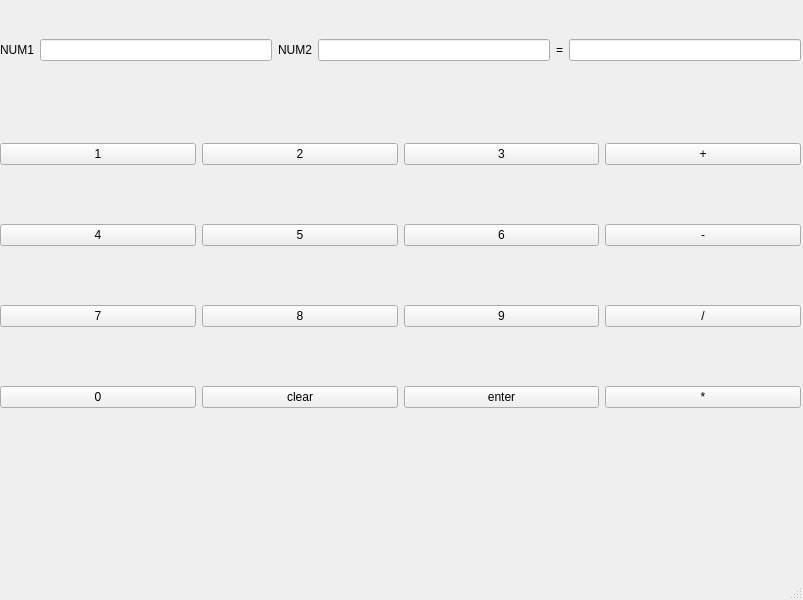
<?xml version="1.0" encoding="UTF-8"?>
<ui version="4.0">
 <class>MainWindow</class>
 <widget class="QMainWindow" name="MainWindow">
  <property name="geometry">
   <rect>
    <x>0</x>
    <y>0</y>
    <width>803</width>
    <height>600</height>
   </rect>
  </property>
  <property name="windowTitle">
   <string>MainWindow</string>
  </property>
  <widget class="QWidget" name="centralwidget">
   <widget class="QWidget" name="gridLayoutWidget">
    <property name="geometry">
     <rect>
      <x>0</x>
      <y>90</y>
      <width>801</width>
      <height>371</height>
     </rect>
    </property>
    <layout class="QGridLayout" name="gridLayout">
     <item row="2" column="2">
      <widget class="QPushButton" name="n5">
       <property name="text">
        <string>5</string>
       </property>
      </widget>
     </item>
     <item row="2" column="1">
      <widget class="QPushButton" name="n4">
       <property name="text">
        <string>4</string>
       </property>
      </widget>
     </item>
     <item row="0" column="1">
      <widget class="QPushButton" name="n1">
       <property name="text">
        <string>1</string>
       </property>
      </widget>
     </item>
     <item row="2" column="3">
      <widget class="QPushButton" name="n6">
       <property name="text">
        <string>6</string>
       </property>
      </widget>
     </item>
     <item row="3" column="3">
      <widget class="QPushButton" name="n9">
       <property name="text">
        <string>9</string>
       </property>
      </widget>
     </item>
     <item row="3" column="2">
      <widget class="QPushButton" name="n8">
       <property name="text">
        <string>8</string>
       </property>
      </widget>
     </item>
     <item row="0" column="4">
      <widget class="QPushButton" name="nappiplus">
       <property name="text">
        <string>+</string>
       </property>
      </widget>
     </item>
     <item row="0" column="2">
      <widget class="QPushButton" name="n2">
       <property name="text">
        <string>2</string>
       </property>
      </widget>
     </item>
     <item row="0" column="3">
      <widget class="QPushButton" name="n3">
       <property name="text">
        <string>3</string>
       </property>
      </widget>
     </item>
     <item row="3" column="1">
      <widget class="QPushButton" name="n7">
       <property name="text">
        <string>7</string>
       </property>
      </widget>
     </item>
     <item row="3" column="4">
      <widget class="QPushButton" name="nappijako">
       <property name="text">
        <string>/</string>
       </property>
      </widget>
     </item>
     <item row="2" column="4">
      <widget class="QPushButton" name="nappimiinus">
       <property name="text">
        <string>-</string>
       </property>
      </widget>
     </item>
     <item row="4" column="1">
      <widget class="QPushButton" name="n0">
       <property name="text">
        <string>0</string>
       </property>
      </widget>
     </item>
     <item row="4" column="2">
      <widget class="QPushButton" name="nappiclear">
       <property name="text">
        <string>clear</string>
       </property>
      </widget>
     </item>
     <item row="4" column="3">
      <widget class="QPushButton" name="nappienter">
       <property name="text">
        <string>enter</string>
       </property>
      </widget>
     </item>
     <item row="4" column="4">
      <widget class="QPushButton" name="nappikerto">
       <property name="text">
        <string>*</string>
       </property>
      </widget>
     </item>
    </layout>
   </widget>
   <widget class="QWidget" name="horizontalLayoutWidget">
    <property name="geometry">
     <rect>
      <x>0</x>
      <y>10</y>
      <width>801</width>
      <height>80</height>
     </rect>
    </property>
    <layout class="QHBoxLayout" name="horizontalLayout">
     <item>
      <widget class="QLabel" name="label">
       <property name="text">
        <string>NUM1</string>
       </property>
      </widget>
     </item>
     <item>
      <widget class="QLineEdit" name="naytto1"/>
     </item>
     <item>
      <widget class="QLabel" name="label_2">
       <property name="text">
        <string>NUM2</string>
       </property>
      </widget>
     </item>
     <item>
      <widget class="QLineEdit" name="naytto2"/>
     </item>
     <item>
      <widget class="QLabel" name="label_3">
       <property name="text">
        <string>=</string>
       </property>
      </widget>
     </item>
     <item>
      <widget class="QLineEdit" name="naytto3"/>
     </item>
    </layout>
   </widget>
  </widget>
  <widget class="QMenuBar" name="menubar">
   <property name="geometry">
    <rect>
     <x>0</x>
     <y>0</y>
     <width>803</width>
     <height>21</height>
    </rect>
   </property>
  </widget>
  <widget class="QStatusBar" name="statusbar"/>
 </widget>
 <resources/>
 <connections/>
</ui>
